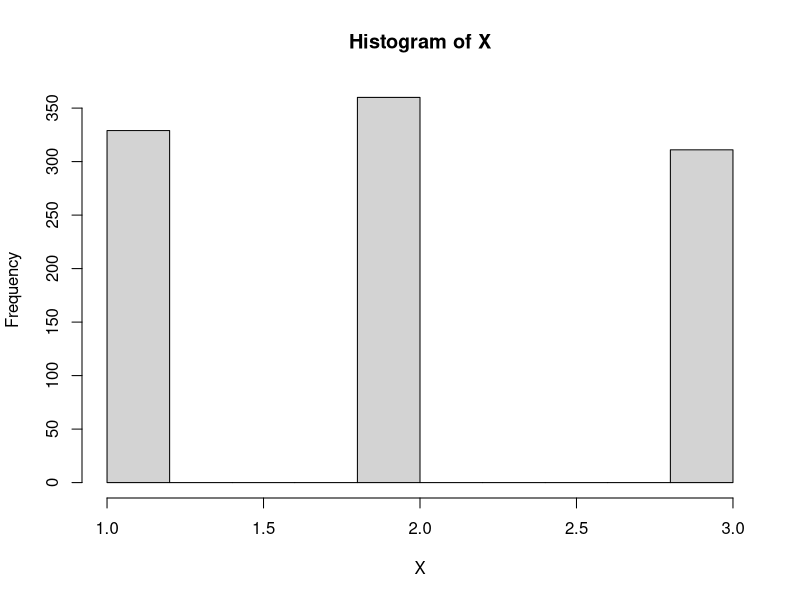
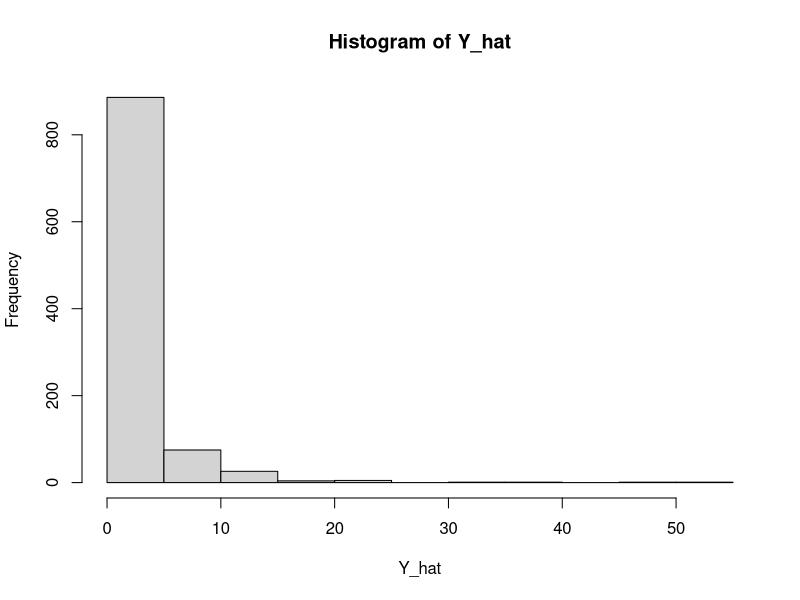
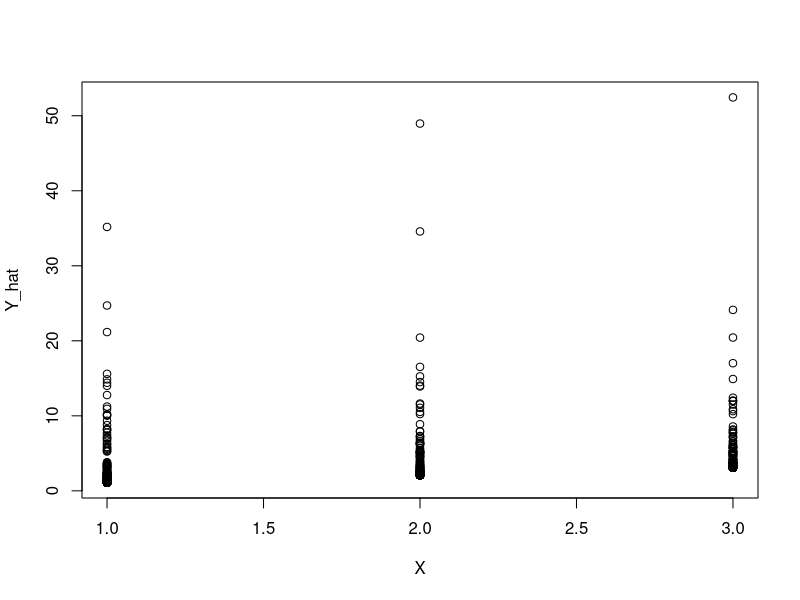

Reproduce these figures in R, in order.
## ---- chunk 1
knitr::opts_chunk$set(
  comment = "#>",
  collapse = TRUE,
  message = FALSE,
  warning = FALSE,
  cache = TRUE,
  out.width = "70%",
  fig.align = 'center',
  fig.width = 6,
  fig.asp = 0.618,  # 1 / phi
  fig.show = "hold",
  size = "tiny"
)
## ---- chunk 2
library(tidyverse)
## ---- chunk 3
set.seed(42)

n <- 1000
X <- sample(x = c(1,2,3), size = n, replace = TRUE)

hist(X)
## ---- chunk 4
e <- rgamma(n, shape = 0.1, scale = 1/0.1)
## ---- chunk 5
Y = 0.1 + 1 * X
## ---- chunk 6
Y_hat = Y + e
## ---- chunk 7
hist(Y_hat)
## ---- chunk 8
plot(X, Y_hat)
## ---- chunk 9
glm1 <- glm(Y_hat ~ X, Gamma(link = "log"))
summary(glm1)
## ---- chunk 10
exp(coef(glm1))
## ---- chunk 11
predict(glm1, newdata = data.frame(X=1))
## ---- chunk 12
predict(glm1, newdata = data.frame(X=1)) %>% exp()
